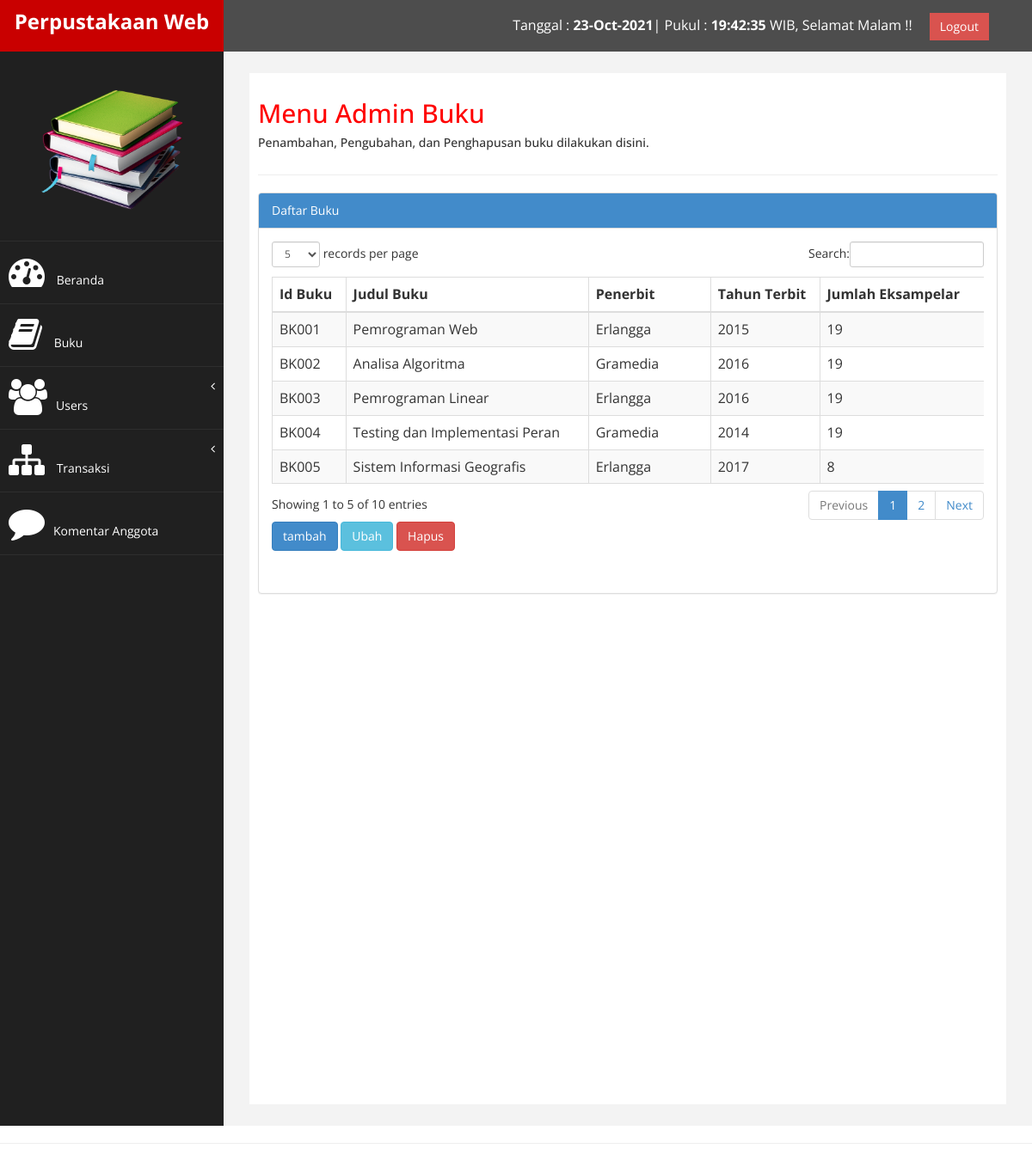
Page /main.php?file=buku (signed in) on the committed database.
### tables this page shows
CREATE TABLE `t_buku` (
  `idBuku` varchar(10) NOT NULL,
  `Judul` varchar(100) NOT NULL,
  `Penerbit` varchar(30) NOT NULL,
  `Tahun_terbit` year(4) NOT NULL,
  `Jumlah` int(5) NOT NULL
);

### admin_buku.php (the view, shortened to what this page needs)
<html>
<head>
    <link href="assets/css/bootstrap.css" rel="stylesheet" />
    <link href="assets/css/font-awesome.css" rel="stylesheet" />
    <link href="assets/css/custom.css" rel="stylesheet" />
    <link href="assets/js/dataTables/dataTables.bootstrap.css" rel="stylesheet" />
    <link rel="stylesheet" href="assets/css/sweetalert2.css">
</head>
<body>
                <div class="row">
                    <div class="col-md-12">
                        <h2>Menu Admin Buku</h2>
                        <h5>Penambahan, Pengubahan, dan Penghapusan buku dilakukan disini. </h5>
                    </div>
                </div>
                <hr />
            <div class="row">
                <div class="col-md-12">
                    <div class="panel panel-default">
                        <div class="panel-heading" style="background-color: #428bca; color: white">
                            Daftar Buku
                        </div>
                        <div class="panel-body">
                            <div class="table-responsive">
                                <table class="table table-striped table-bordered table-hover" id="dataTables-example" contenteditable="true">
                                    <thead>
                                        <tr>
                                            <th>Id Buku</th>
                                            <th>Judul Buku</th>
                                            <th>Penerbit</th>
                                            <th>Tahun Terbit</th>
                                            <th>Jumlah Eksampelar</th>
                                        </tr>
                                    </thead>
                                    <tbody>
                                        <?php
                                            include 'koneksidb.php';
                                            $tampil = "select * from t_buku";
                                            $tampil_data = mysqli_query($koneksi,$tampil);
                                            while ($data = mysqli_fetch_array($tampil_data)) {
                                                echo "<tr>";
                                                echo "<td>". $data['idBuku']. "</td>";
                                                echo "<td>". $data['Judul']. "</td>";
                                                echo "<td>". $data['Penerbit']. "</td>";
                                                echo "<td>". $data['Tahun_terbit']. "</td>";
                                                echo "<td>". $data['Jumlah']. "</td>";
                                                echo "</tr>";
                                            }
                                        ?>
                                    </tbody>
                                </table>
                                <div style="padding-bottom: 20px">
                                    <form action="" method="post">
                                    <a href="tambah_buku.php"><button class="btn btn-primary" type="button">tambah</button></a>
                                    <button class="btn btn-info" type="submit">Ubah</button>
                                    <button type="button" class="btn btn-danger" data-toggle="modal" data-target="#exampleModal">
                                      Hapus
                                    </button>
                                </form>
                                </div>
                            </div>
                        </div>
                    </div>
                </div>
            </div>
        </div>
    </div>
            </div>
</body>
</html>

### assets/css/custom.css (style rules this page uses)
body { font-family: 'Open Sans', sans-serif; }
h2 { color: #f00; }

### rows in the picture
t_buku: idBuku "BK001", Judul "Pemrograman Web", Penerbit "Erlangga", Tahun_terbit "2015", Jumlah "19"
t_buku: idBuku "BK002", Judul "Analisa Algoritma", Penerbit "Gramedia", Tahun_terbit "2016", Jumlah "19"
t_buku: idBuku "BK003", Judul "Pemrograman Linear", Penerbit "Erlangga", Tahun_terbit "2016", Jumlah "19"
t_buku: idBuku "BK004", Judul "Testing dan Implementasi Peran", Penerbit "Gramedia", Tahun_terbit "2014", Jumlah "19"
t_buku: idBuku "BK005", Judul "Sistem Informasi Geografis", Penerbit "Erlangga", Tahun_terbit "2017", Jumlah "8"

### other values in the picture
$tampil "WIB, Selamat Malam !!"
